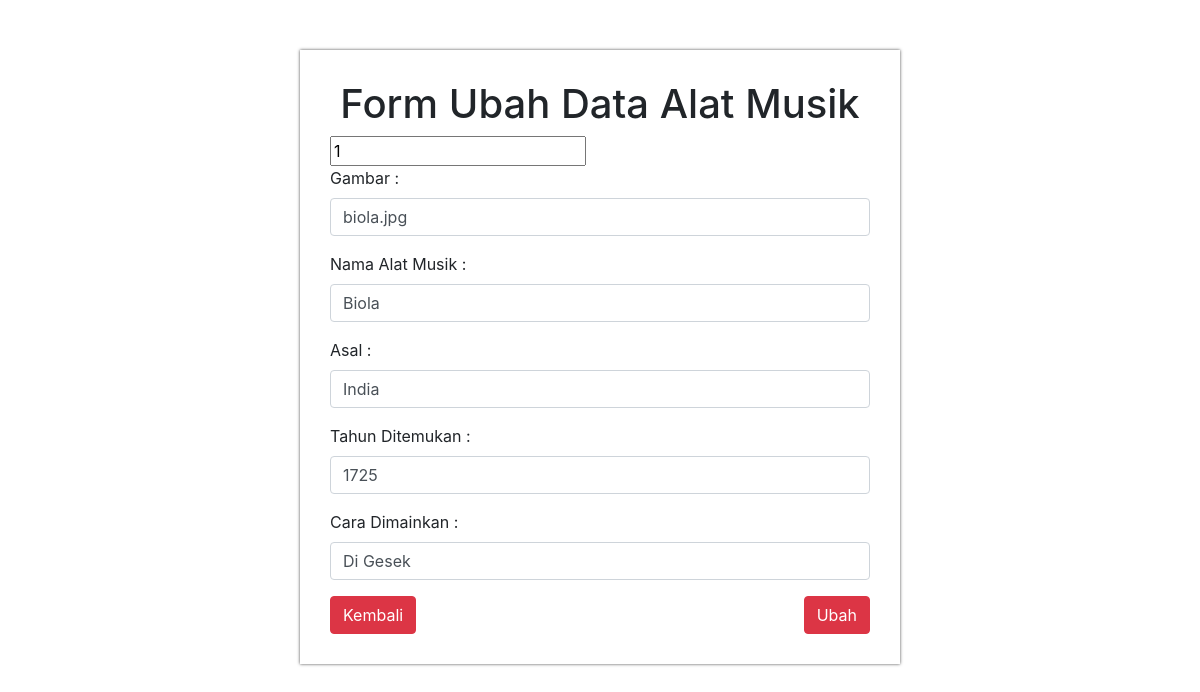
/php/ubah.php?id=1 (signed in), run on the app's committed database.
### tables this page shows
CREATE TABLE `musik` (
  `id` int(11) NOT NULL,
  `gambar` varchar(100) NOT NULL,
  `nama_alat_musik` varchar(25) NOT NULL,
  `asal` varchar(25) NOT NULL,
  `tahun_ditemukan` varchar(4) NOT NULL,
  `cara_dimainkan` varchar(10) NOT NULL
);

### php/functions.php (called while the page is built, shortened)
<?php
function koneksi()
{
    $conn = mysqli_connect("localhost", "root", "") or die("Koneksi ke DB gagal.");
    mysqli_select_db($conn, "tubes_193040069") or die("Database salah!");
    return $conn;
}
function query($sql)
{
    $conn = koneksi();
    $result = mysqli_query($conn, "$sql");
    $rows = [];
    while ($row = mysqli_fetch_assoc($result)) {
        $rows[] = $row;
    }
    return $rows;
}

### php/ubah.php (the view, shortened to what this page needs)
<?php
require 'functions.php';
$id = $_GET['id'];
$musik = query("SELECT * FROM musik WHERE id = $id")[0];
?>
<!DOCTYPE html>
<html lang="en">
<head>
  <link rel="stylesheet" href="https://stackpath.bootstrapcdn.com/bootstrap/4.4.1/css/bootstrap.min.css">
</head>
<body style="background-image: url(https://images.unsplash.com/photo-1521604784100-e0318b4b2bad?ixlib=rb-1.2.1&auto=format&fit=crop&w=1567&q=80)">
  <div class="container w-50 mb-5" style="background-color: white; margin-top:50px; padding:30px; box-shadow:0px 0px 3px rgba(0,0,0,0.7);">
    <h1 class="text-center">Form Ubah Data Alat Musik</h1>
    <form action="" method="POST">
      <input type="text" name="id" id="" value="<?= $musik['id']; ?>">
      <div class="form-group ">
        <label for="exampleInputEmail1">Gambar :</label>
        <input type="text" class="form-control" id="" name="gambar" required value="<?= $musik['gambar']; ?>">
      </div>
      <div class=" form-group">
        <label for="exampleInputPassword1">Nama Alat Musik :</label>
        <input type="text" class="form-control" id="" name="nama_alat_musik" required value="<?= $musik['nama_alat_musik']; ?>">
      </div>
      <div class="form-group">
        <label for="exampleInputPassword1">Asal :</label>
        <input type="text" class="form-control" id="" name="asal" required value="<?= $musik['asal']; ?>">
      </div>
      <div class="form-group">
        <label for="exampleInputPassword1">Tahun Ditemukan :</label>
        <input type="text" class="form-control" id="" name="tahun_ditemukan" required value="<?= $musik['tahun_ditemukan']; ?>">
      </div>
      <div class="form-group">
        <label for="exampleInputPassword1">Cara Dimainkan :</label>
        <input type="text" class="form-control" id="" name="cara_dimainkan" required value="<?= $musik['cara_dimainkan']; ?>">
      </div>
      <button type="submit" class="btn btn-danger float-right" name="ubah">Ubah</button>
      <a href="admin.php" class="btn btn-danger" style="text-decoration: none; color: white;">Kembali</a>
    </form>
</body>
</html>

### data on the page
musik: id "1", gambar "biola.jpg", nama_alat_musik "Biola", asal "India", tahun_ditemukan "1725", cara_dimainkan "Di Gesek"
